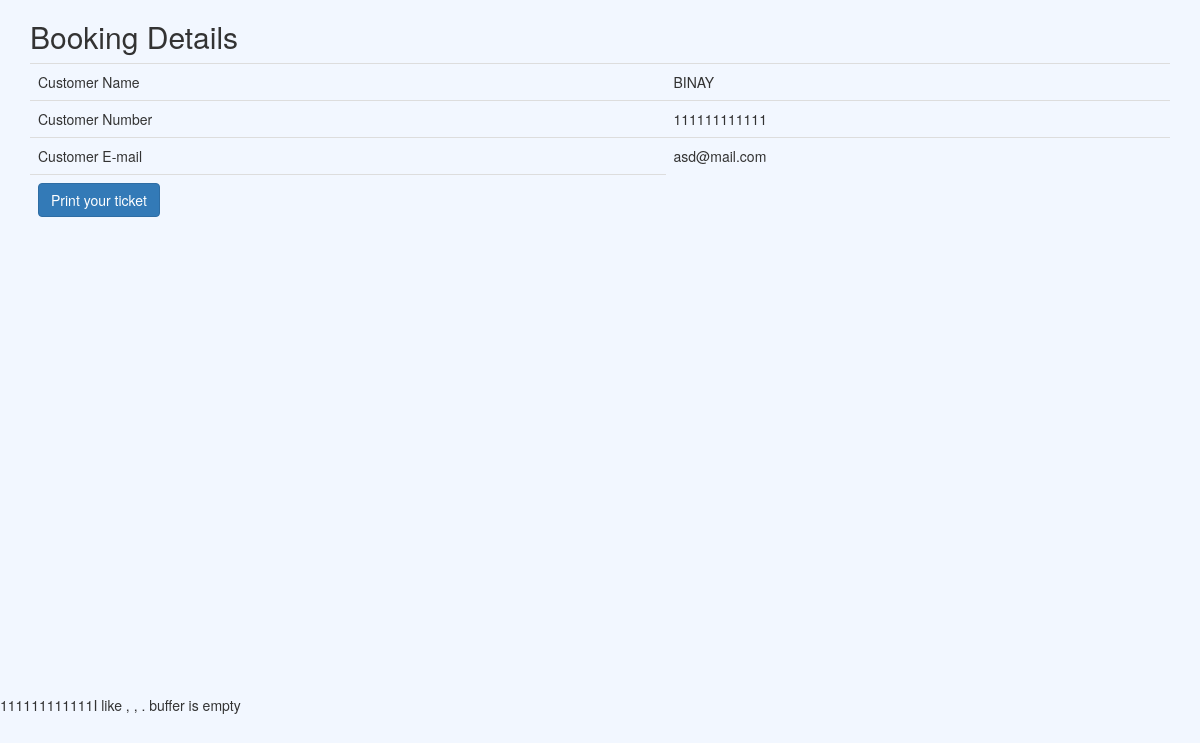
The app's page /proces.php (signed in) with its own data.
### tables this page shows
CREATE TABLE `customers` (
  `cu_id` int(11) NOT NULL,
  `cu_name` varchar(100) NOT NULL,
  `cu_number` text NOT NULL,
  `cu_roll` text NOT NULL,
  `cu_mail` text NOT NULL,
  `cu_password` text NOT NULL,
  `feedback` varchar(1000) NOT NULL
);

### proces.php (the view, shortened to what this page needs)
<!DOCTYPE html>
<html>
<head>
  <link rel="stylesheet" href="https://maxcdn.bootstrapcdn.com/bootstrap/3.3.7/css/bootstrap.min.css">
</head>
<body>
<?php
	include 'connection.php';
  $var=$_SESSION["login"];
	$result=mysqli_query($con,"SELECT * FROM customers WHERE cu_mail='$var'");
  ?>
<div class="container" id="maindiv" >
  <h2>Booking Details</h2>
  <table class="table table-hover">
    <tbody>
    <?php while ($row=mysqli_fetch_array($result)): ?>
      <tr>
        <td> Customer Name</td>
        <td><?php echo $row['cu_name']; ?></td>
      </tr>
      <tr>
        <td>Customer Number</td>
        <td><?php $Number=$row['cu_number'];
        echo $row['cu_number']; ?></td>
      </tr>
      <tr>
        <td>Customer E-mail </td>
        <td><?php echo $row['cu_mail']; ?></td>
      </tr>
       <?php endwhile; ?>
       <tr>
         <td><input id="button1" type="button"  class="btn btn-primary" value="Print your ticket" onclick="myFunction();"/></td>
       </tr>
    </tbody>
  </table>
</div>
<?php
  echo "$Number";
echo "I like " . $val[0] . ", " . $val[1] . " , " . $val[2] . ".";
print_r($val[1]);print_r($val[2]);
  $ch = curl_init();
      $buffer = curl_exec($ch);
    if(empty ($buffer))
      {
        echo " buffer is empty ";
      }
    else
      {
        echo $buffer;
        echo "message send";
      }
?>
</body>
</html>

### proces.php (style rules this page uses)
#button1 { top: 110%; }
html,body { background-color: #f2f7ff; }

### records on screen
customers: cu_name "BINAY", cu_number "111111111111", cu_mail "asd@mail.com"
